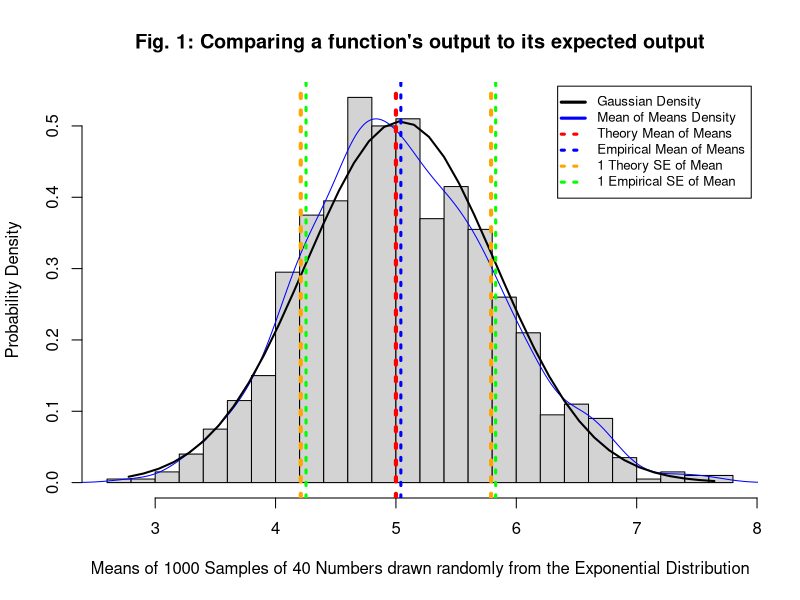
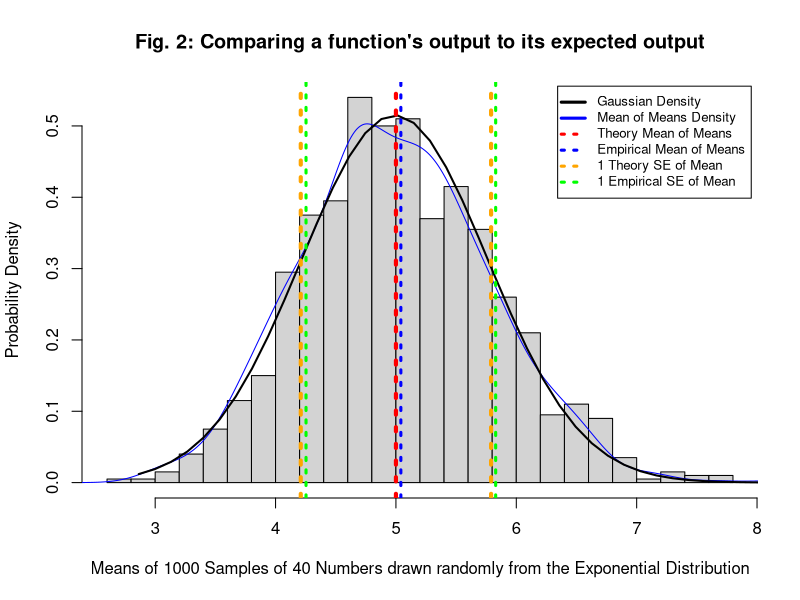

The R script that drew these images, in order:
## ---- chunk 1
#install.packages('plotrix', repos='http://cran.us.r-project.org')
library(plotrix)
lambda <- 0.2
n=40
num_sims=1:1000
sample_mean<-1/lambda
SD<-1/lambda
exp_mean_of_means <- sample_mean
exp_SE_of_means <- SD / sqrt(n)

## ---- chunk 2
rexp_sims<-data.frame(lapply(num_sims, function (x) {rexp(n,lambda)}))
colnames(rexp_sims)<-num_sims
rexp_sims_sample_means<-data.frame(sapply(rexp_sims,mean))
colnames(rexp_sims_sample_means)<-c("means")
emp_mean_of_means<-mean(rexp_sims_sample_means[,1])
emp_SE_of_means<-sd(rexp_sims_sample_means[,1])
h<-unlist(rexp_sims_sample_means[,1])
## ---- chunk 3
statistics<-c(exp_mean_of_means,
              emp_mean_of_means,
              exp_SE_of_means,
              emp_SE_of_means)
  
t<-matrix(data=c(exp_mean_of_means,emp_mean_of_means,exp_SE_of_means,emp_SE_of_means), nrow=2, ncol=2, byrow=TRUE)
t<-data.frame(t)
colnames(t)<-c("Theoretical","Empirical")
rownames(t)<-c("Mean","SE")
hist(h,breaks=20,col="light gray",prob=TRUE,main="Fig. 1: Comparing a function's output to its expected output",ylab="Probability Density",xlab="Means of 1000 Samples of 40 Numbers drawn randomly from the Exponential Distribution") 
lines(density(h),col="blue")
legend("topright",legend=c("Gaussian Density", "Mean of Means Density", "Theory Mean of Means", "Empirical Mean of Means","1 Theory SE of Mean", "1 Empirical SE of Mean"),lty=c(1,1,3,3,3,3),lwd=c(3,3,3,3,3,3), col=c("black","blue","red", "blue","orange","green"),merge=TRUE,inset=.01,cex=.8,adj=0) 
xfit<-seq(min(h),max(h),length=40) 
    yfit<-dnorm(xfit,mean=mean(h),sd=sd(h))
lines(xfit, yfit, col="black", lwd=2)
abline(v=exp_mean_of_means,col="red", lwd=4, lty=3)
abline(v=emp_mean_of_means,col="blue", lwd=3, lty=3)
abline(v=exp_mean_of_means-exp_SE_of_means,col="orange", lwd=4, lty=3)
abline(v=exp_mean_of_means+exp_SE_of_means,col="orange", lwd=4, lty=3)
abline(v=emp_mean_of_means-emp_SE_of_means,col="green", lwd=3, lty=3)
abline(v=emp_mean_of_means+emp_SE_of_means,col="green", lwd=3, lty=3)
## ---- chunk 4

a_lambda <- 0.2
a_n=40
a_num_sims=1:1000
a_sample_mean<-1/lambda
a_SD<-1/a_lambda
a_exp_mean_of_means <- a_sample_mean
a_exp_SE_of_means <- SD / sqrt(n)
## ---- chunk 5
a_rexp_sims<-data.frame(lapply(a_num_sims, function (x) {rexp(a_n,a_lambda)}))
colnames(a_rexp_sims)<-a_num_sims
a_rexp_sims_sample_means<-data.frame(sapply(a_rexp_sims,mean))
colnames(a_rexp_sims_sample_means)<-c("means")
a_emp_mean_of_means<-mean(a_rexp_sims_sample_means[,1])
a_emp_SE_of_means<-sd(a_rexp_sims_sample_means[,1])
a_h<-unlist(a_rexp_sims_sample_means[,1])


## ---- chunk 6
statistics<-c(a_exp_mean_of_means,
              a_emp_mean_of_means,
              a_exp_SE_of_means,
              a_emp_SE_of_means)
  
a_t<-matrix(data=c(a_exp_mean_of_means,
                   a_emp_mean_of_means,a_exp_SE_of_means,a_emp_SE_of_means),
            nrow=2, ncol=2, byrow=TRUE)
a_t<-data.frame(a_t)
colnames(a_t)<-c("Theoretical","Empirical")
rownames(a_t)<-c("Mean","SE")

hist(h,breaks=20,col="light gray",prob=TRUE,main="Fig. 2: Comparing a function's output to its expected output",ylab="Probability Density",xlab="Means of 1000 Samples of 40 Numbers drawn randomly from the Exponential Distribution") 
lines(density(a_h),col="blue")
legend("topright",legend=c("Gaussian Density", "Mean of Means Density", "Theory Mean of Means", "Empirical Mean of Means","1 Theory SE of Mean", "1 Empirical SE of Mean"),lty=c(1,1,3,3,3,3),lwd=c(3,3,3,3,3,3), col=c("black","blue","red", "blue","orange","green"),merge=TRUE,inset=.01,cex=.8,adj=0) 
a_xfit<-seq(min(a_h),max(a_h),length=40) 
    a_yfit<-dnorm(a_xfit,mean=mean(a_h),sd=sd(a_h))
lines(a_xfit, a_yfit, col="black", lwd=2)
abline(v=exp_mean_of_means,col="red", lwd=4, lty=3)
abline(v=emp_mean_of_means,col="blue", lwd=3, lty=3)
abline(v=exp_mean_of_means-exp_SE_of_means,col="orange", lwd=4, lty=3)
abline(v=exp_mean_of_means+exp_SE_of_means,col="orange", lwd=4, lty=3)
abline(v=emp_mean_of_means-emp_SE_of_means,col="green", lwd=3, lty=3)
abline(v=emp_mean_of_means+emp_SE_of_means,col="green", lwd=3, lty=3)

